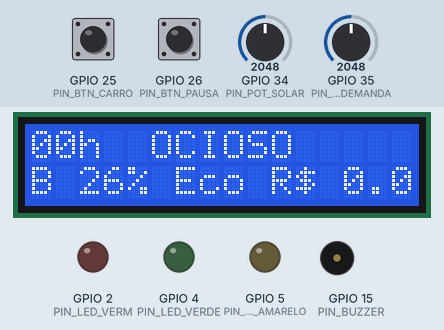
The sketch below on a simulated ESP32. Parts: 16×2 character LCD, output pins drawn as LEDs (lit = HIGH), buzzer (waves = sounding, pin HIGH). The inputs (shaded band) are chosen by the test bench; at power-on: GPIO 25 (PIN_BTN_CARRO) HIGH, GPIO 35 (PIN_POT_DEMANDA) = 2048, GPIO 34 (PIN_POT_SOLAR) = 2048, GPIO 26 (PIN_BTN_PAUSA) HIGH. What the sketch prints to the serial monitor is not drawn.

Above: at 3.0 s.
3.1 s: GPIO 25 (PIN_BTN_CARRO) pulled LOW for 0.15 s
At 7.5 s:
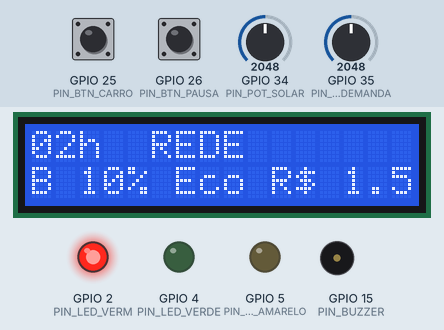
11.2 s: GPIO 35 (PIN_POT_DEMANDA) set to 0
At 13.4 s:
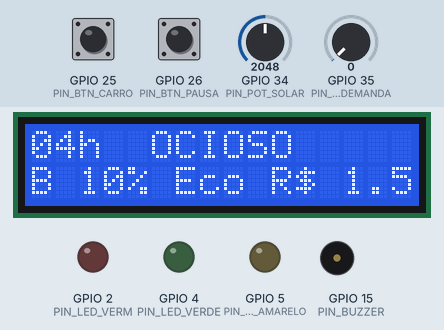
16.6 s: GPIO 35 (PIN_POT_DEMANDA) set to 61
At 24.5 s:
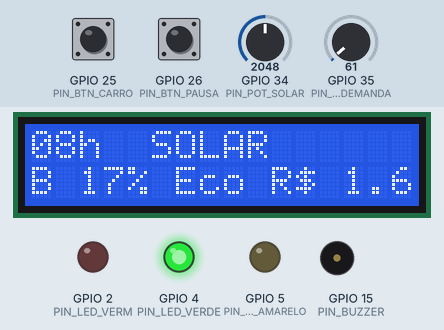
24.6 s: GPIO 34 (PIN_POT_SOLAR) set to 100
At 31.1 s:
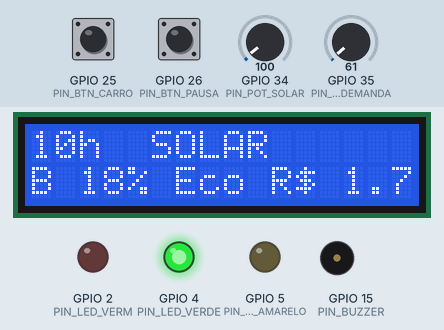
31.6 s: GPIO 34 (PIN_POT_SOLAR) set to 85
At 33.5 s:
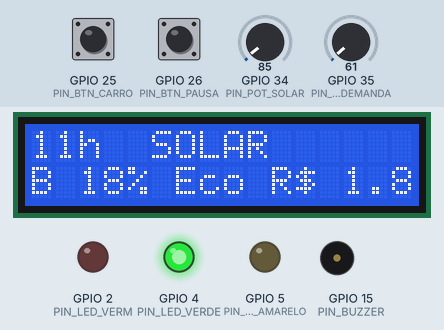
37.6 s: GPIO 34 (PIN_POT_SOLAR) set to 0
At 40.5 s:
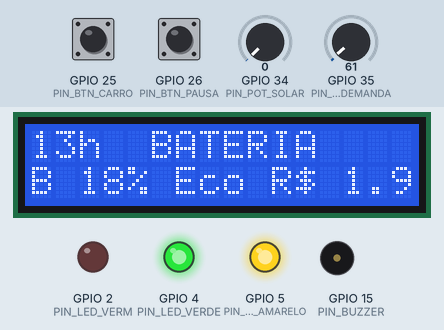
Timing chart, 0 to 42.0 s (numbered marks = the images above; inputs shaded):
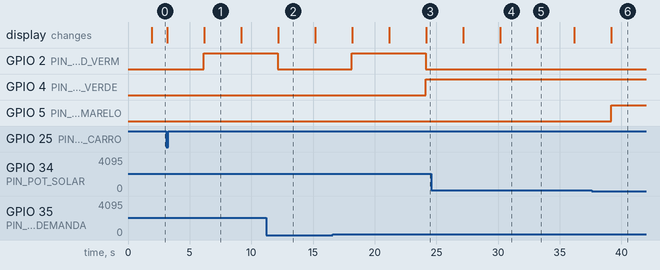

Measured:
- after the input at 3.1 s, GPIO 2 (PIN_LED_VERM): LOW → HIGH after 3.0 s; the display: first differs from a run without the input after 3.1 s (image 1)
- after the input at 11.2 s, GPIO 2 (PIN_LED_VERM): HIGH → LOW after 0.95 s; the display: changes after 0.98 s (image 2)
- after the input at 16.6 s, GPIO 2 (PIN_LED_VERM): LOW → HIGH after 1.5 s, → LOW 6.0 s later; GPIO 4 (PIN_LED_VERDE): LOW → HIGH after 7.6 s; the display: first changes after 1.6 s (image 3 shows a later state)
- after the input at 37.6 s, GPIO 5 (PIN_LED_AMARELO): LOW → HIGH after 1.6 s instead of 13.6 s
- what the display in image 1 shows lasts 3.0 s, from 6.2 s to 9.2 s

The sketch:

eletroposto_inteligente.ino
```cpp
/* ============================================================================
   ELETROPOSTO INTELIGENTE  -  EV Challenge 2026  (ecossistema GoodWe)
   Prova de Conceito Funcional - Sprint 2
   ----------------------------------------------------------------------------
   Plataforma : ESP32 DevKit V1  (simulado no Wokwi)
   Objetivo   : gerenciar a recarga de um veiculo eletrico decidindo, em tempo
                real, de qual fonte puxar energia, na prioridade:
                       SOLAR  ->  BATERIA (BESS)  ->  REDE
                reduzindo custo (evita rede na PONTA) e emissoes de CO2.

   Energias renovaveis e sustentabilidade:
     - A geracao fotovoltaica e a fonte primaria.
     - A bateria so e carregada pelo EXCEDENTE solar (energia limpa armazenada).
     - A rede convencional e o ultimo recurso, evitado sobretudo na ponta.

   CONTROLES NO WOKWI
     - Potenciometro SOLAR  (GPIO34): fator climatico 0-100% (simula nuvens).
       A geracao real = curva do horario x esse fator.
     - Potenciometro DEMANDA(GPIO35): quanta potencia o carro pede (0-100%).
     - Botao CARRO        (GPIO25): conecta/desconecta o veiculo.
     - Botao PAUSA        (GPIO26): pausa/retoma o avanco do relogio simulado.

   SAIDAS
     - LCD 16x2 I2C  : modo/fonte, geracao, SoC da bateria, custo evitado.
     - LED verde (GPIO4) : energia limpa (SOLAR ou BATERIA).
     - LED amarelo(GPIO5): bateria assumindo o deficit.
     - LED vermelho(GPIO2): puxando da REDE.
     - Buzzer (GPIO15)   : alerta curto ao recorrer a rede em horario de PONTA.
     - Serial (115200)   : log hora a hora (gera o dataset da prova de conceito).
   ============================================================================ */

#include <Wire.h>
#include <LiquidCrystal_I2C.h>

LiquidCrystal_I2C lcd(0x27, 16, 2);

// -------------------- PINOS --------------------
const int PIN_POT_SOLAR   = 34;
const int PIN_POT_DEMANDA = 35;
const int PIN_BTN_CARRO   = 25;
const int PIN_BTN_PAUSA   = 26;
const int PIN_LED_VERDE   = 4;
const int PIN_LED_AMARELO = 5;
const int PIN_LED_VERM    = 2;
const int PIN_BUZZER      = 15;

// -------------------- PARAMETROS DO SISTEMA (iguais a simulacao Python) -----
const float SOLAR_MAX_KW      = 10.0;   // pico do arranjo fotovoltaico
const float CARREGADOR_MAX_KW = 7.4;    // potencia maxima do carregador EV
const float BAT_CAP_KWH       = 15.0;   // capacidade do banco BESS
const float SOC_MIN_KWH       = 1.5;    // reserva minima (~10%)
const float TARIFA_PONTA      = 1.20;   // R$/kWh na ponta
const float TARIFA_FORA       = 0.60;   // R$/kWh fora de ponta
const float FATOR_CO2_REDE    = 0.12;   // kgCO2/kWh da rede (ilustrativo)

// avanco do relogio simulado: 1 hora a cada N milissegundos
const unsigned long MS_POR_HORA = 3000;   // 24h = 72s (cabe no video de 5 min)

// -------------------- ESTADO --------------------
float socKwh        = 4.0;   // carga inicial da bateria
int   horaSim       = 0;     // 0..23
bool  carroConect   = false;
bool  pausado       = false;

// acumuladores do dia
float custoRede = 0, custoSem = 0, co2Evitado = 0;
float eSolarTot = 0, eBatTot = 0, eRedeTot = 0;

unsigned long tHora = 0, tLcd = 0;
bool ultBtnCarro = HIGH, ultBtnPausa = HIGH;

// fonte atual (para LCD/LED)
enum Fonte { OCIOSO, SOLAR, BATERIA, REDE };
Fonte fonteAtual = OCIOSO;
float geracaoAtual = 0, demandaAtual = 0;

// -------------------- FUNCOES AUXILIARES --------------------
float curvaSolar(int h) {        // geracao normalizada 0..1, pico ao meio-dia
  if (h < 6 || h > 18) return 0.0;
  float x = (h - 6) / 12.0;
  return sin(x * PI);
}
bool ehPonta(int h) { return (h >= 18 && h < 21); }
float tarifa(int h) { return ehPonta(h) ? TARIFA_PONTA : TARIFA_FORA; }

// le potenciometro como percentual 0.0..1.0
float potPerc(int pino) { return analogRead(pino) / 4095.0; }

void setup() {
  Serial.begin(115200);
  pinMode(PIN_BTN_CARRO, INPUT_PULLUP);
  pinMode(PIN_BTN_PAUSA, INPUT_PULLUP);
  pinMode(PIN_LED_VERDE, OUTPUT);
  pinMode(PIN_LED_AMARELO, OUTPUT);
  pinMode(PIN_LED_VERM, OUTPUT);
  pinMode(PIN_BUZZER, OUTPUT);

  Wire.begin();
  lcd.init();
  lcd.backlight();
  lcd.setCursor(0, 0); lcd.print(" ELETROPOSTO");
  lcd.setCursor(0, 1); lcd.print(" INTELIGENTE");
  delay(1800);
  lcd.clear();

  Serial.println(F("hora;geracao_kw;demanda_kw;fonte;soc_pct;e_solar;e_bateria;e_rede;tarifa;periodo"));
}

// processa UMA hora simulada: balanco de energia + contabilidade + log
void processarHora() {
  float geracao = SOLAR_MAX_KW * curvaSolar(horaSim) * potPerc(PIN_POT_SOLAR);
  float demanda = carroConect ? (CARREGADOR_MAX_KW * potPerc(PIN_POT_DEMANDA)) : 0.0;
  float t = tarifa(horaSim);

  float eSolar = 0, eBat = 0, eRede = 0;
  Fonte fonte = OCIOSO;

  if (demanda <= 0.001) {                 // sem carro: excedente carrega bateria
    if (geracao > 0) {
      float carga = min(geracao, BAT_CAP_KWH - socKwh);
      socKwh += carga;
    }
  } else {
    if (geracao >= demanda) {             // solar cobre tudo
      fonte  = SOLAR;
      eSolar = demanda;
      float exc = geracao - demanda;
      float carga = min(exc, BAT_CAP_KWH - socKwh);
      socKwh += carga;
    } else {                              // solar parcial + completa
      eSolar = geracao;
      float deficit = demanda - geracao;
      float dispBat = max(0.0f, socKwh - SOC_MIN_KWH);
      if (dispBat > 0) {
        eBat = min(deficit, dispBat);
        socKwh -= eBat;
        deficit -= eBat;
        fonte = BATERIA;
      }
      if (deficit > 0.001) {              // ultimo recurso: rede
        eRede = deficit;
        fonte = REDE;
        if (ehPonta(horaSim)) {           // alerta: rede na ponta
          tone(PIN_BUZZER, 1200, 120);
        }
      }
    }
  }

  // contabilidade do dia
  custoRede  += eRede * t;
  custoSem   += demanda * t;              // cenario sem solar/bateria
  co2Evitado += (eSolar + eBat) * FATOR_CO2_REDE;
  eSolarTot  += eSolar;  eBatTot += eBat;  eRedeTot += eRede;

  fonteAtual = fonte; geracaoAtual = geracao; demandaAtual = demanda;

  // log serial (dataset)
  Serial.print(horaSim); Serial.print(":00;");
  Serial.print(geracao, 2); Serial.print(';');
  Serial.print(demanda, 2); Serial.print(';');
  Serial.print(fonte == SOLAR ? "SOLAR" : fonte == BATERIA ? "BATERIA" :
               fonte == REDE ? "REDE" : "OCIOSO"); Serial.print(';');
  Serial.print(100.0 * socKwh / BAT_CAP_KWH, 1); Serial.print(';');
  Serial.print(eSolar, 2); Serial.print(';');
  Serial.print(eBat, 2);   Serial.print(';');
  Serial.print(eRede, 2);  Serial.print(';');
  Serial.print(t, 2);      Serial.print(';');
  Serial.println(ehPonta(horaSim) ? "PONTA" : "fora");

  horaSim = (horaSim + 1) % 24;
  if (horaSim == 0) {                     // fim do ciclo: imprime resumo e zera
    float ren = eSolarTot + eBatTot;
    float tot = ren + eRedeTot;
    float economia = custoSem - custoRede;
    Serial.println(F("----- RESUMO 24h -----"));
    Serial.print(F("Renovavel %: ")); Serial.println(tot > 0 ? 100.0 * ren / tot : 0, 1);
    Serial.print(F("Economia R$: ")); Serial.println(economia, 2);
    Serial.print(F("CO2 evitado kg: ")); Serial.println(co2Evitado, 2);
    Serial.println(F("----------------------"));
    custoRede = custoSem = co2Evitado = 0;
    eSolarTot = eBatTot = eRedeTot = 0;
  }
}

void atualizarSaidas() {
  // LEDs por fonte
  digitalWrite(PIN_LED_VERDE,   fonteAtual == SOLAR || fonteAtual == BATERIA);
  digitalWrite(PIN_LED_AMARELO, fonteAtual == BATERIA);
  digitalWrite(PIN_LED_VERM,    fonteAtual == REDE);

  const char* nome = fonteAtual == SOLAR ? "SOLAR  " :
                     fonteAtual == BATERIA ? "BATERIA" :
                     fonteAtual == REDE ? "REDE   " : "OCIOSO ";

  lcd.setCursor(0, 0);
  char l0[17];
  snprintf(l0, sizeof(l0), "%02dh %s%s", horaSim,
           ehPonta(horaSim) ? "*" : " ", nome);
  lcd.print(l0); lcd.print("   ");

  lcd.setCursor(0, 1);
  char l1[17];
  float economia = custoSem - custoRede;
  snprintf(l1, sizeof(l1), "B%3d%% Eco R$%4.1f",
           (int)(100.0 * socKwh / BAT_CAP_KWH), economia);
  lcd.print(l1); lcd.print("  ");
}

void loop() {
  // botao CARRO (borda de descida)
  bool bc = digitalRead(PIN_BTN_CARRO);
  if (ultBtnCarro == HIGH && bc == LOW) { carroConect = !carroConect; delay(40); }
  ultBtnCarro = bc;

  // botao PAUSA
  bool bp = digitalRead(PIN_BTN_PAUSA);
  if (ultBtnPausa == HIGH && bp == LOW) { pausado = !pausado; delay(40); }
  ultBtnPausa = bp;

  // avanca o relogio simulado
  if (!pausado && millis() - tHora >= MS_POR_HORA) {
    tHora = millis();
    processarHora();
  }

  // atualiza LCD/LEDs ~4x por segundo
  if (millis() - tLcd >= 250) {
    tLcd = millis();
    atualizarSaidas();
  }
}
```
